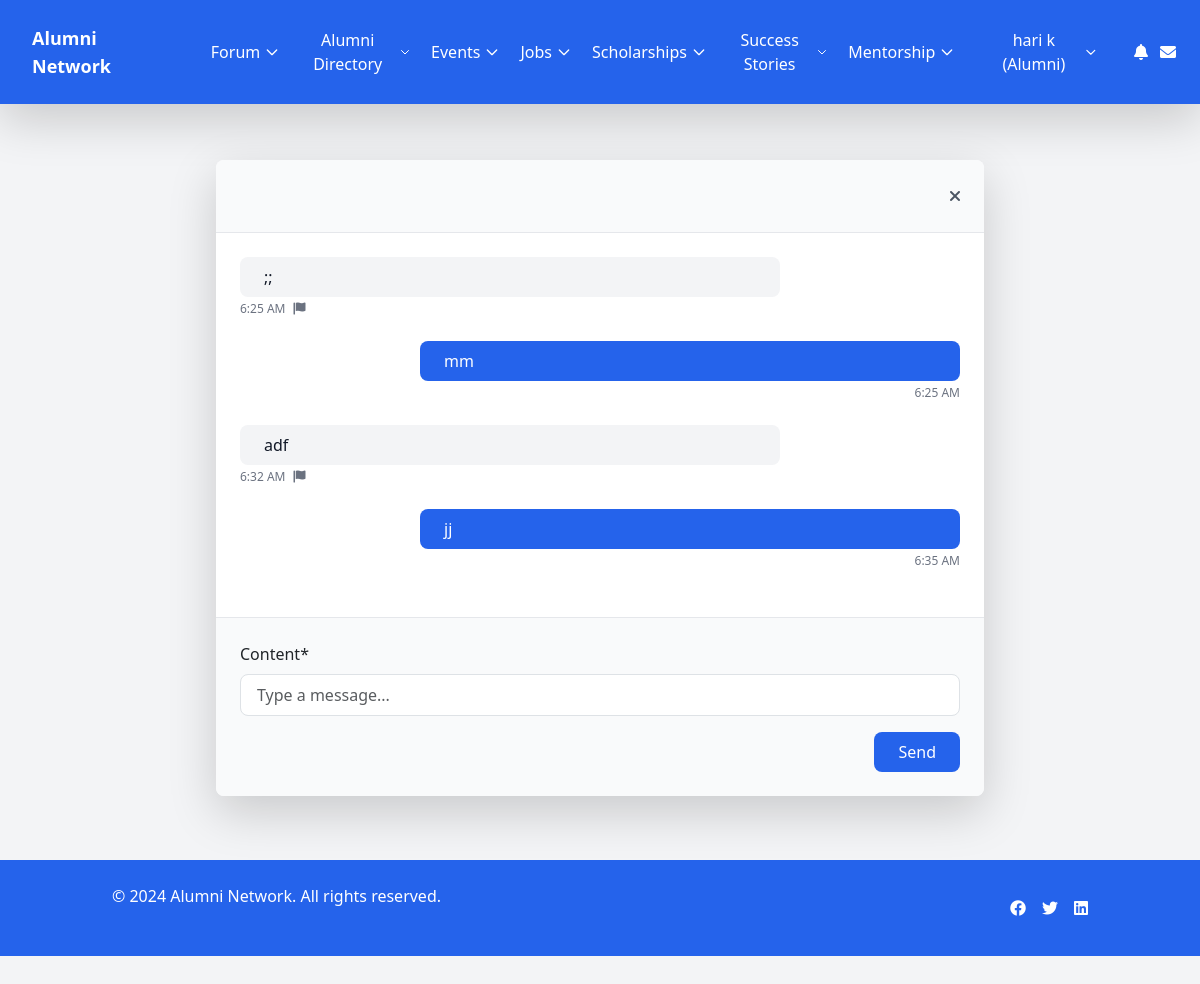
Screenshot of /messaging/conversation/2/ (signed in) with the database file from the repository.
### users/models.py (models this page shows, shortened)
class User(AbstractUser):
    USER_TYPES = (
        ('admin', 'Admin'),
        ('alumni', 'Alumni'),
        ('student', 'Student'),
    )
    INDUSTRY_CHOICES = (
        ('it', 'Information Technology'),
        ('finance', 'Finance'),
        ('healthcare', 'Healthcare'),
        ('education', 'Education'),
        ('manufacturing', 'Manufacturing'),
        ('retail', 'Retail'),
        ('consulting', 'Consulting'),
        ('marketing', 'Marketing'),
        ('other', 'Other')
    )
    AVAILABILITY_CHOICES = (
        ('available', 'Available for Mentorship'),
        ('limited', 'Limited Availability'),
        ('unavailable', 'Not Available'),
    )
    user_type = models.CharField(max_length=10, choices=USER_TYPES, default='student')
    profile_picture = models.ImageField(upload_to='profile_pics/', null=True, blank=True)
    bio = models.TextField(max_length=500, blank=True)
    graduation_year = models.IntegerField(null=True, blank=True)
    current_job_title = models.CharField(max_length=100, blank=True)
    current_company = models.CharField(max_length=100, blank=True)
    industry = models.CharField(max_length=20, choices=INDUSTRY_CHOICES, blank=True)
    years_of_experience = models.PositiveIntegerField(default=0)
    skills = models.TextField(help_text="Enter skills separated by commas", blank=True)
    achievements = models.TextField(blank=True)
    certifications = models.TextField(help_text="Enter certifications separated by commas", blank=True)
    linkedin_profile = models.URLField(max_length=200, blank=True)
    portfolio_link = models.URLField(max_length=200, blank=True)
    mentorship_availability = models.CharField(
        max_length=20,
        choices=AVAILABILITY_CHOICES,
        blank=True
    )

### messaging/models.py (models this page shows, shortened)
class Message(models.Model):
    conversation = models.ForeignKey(Conversation, related_name='messages', on_delete=models.CASCADE)
    sender = models.ForeignKey(settings.AUTH_USER_MODEL, related_name='sent_messages', on_delete=models.CASCADE)
    content = models.TextField()
    created_at = models.DateTimeField(auto_now_add=True)
    is_read = models.BooleanField(default=False)
    class Meta:
        ordering = ['created_at']

### messaging/views.py (the view)
# urls.py: path('conversation/<int:conversation_id>/', views.conversation_detail, name='conversation_detail'),
@login_required
def conversation_detail(request, conversation_id):
    conversation = get_object_or_404(Conversation, id=conversation_id, participants=request.user)
    if request.method == 'POST' and request.headers.get('X-Requested-With') == 'XMLHttpRequest':
        form = MessageForm(request.POST)
        if form.is_valid():
            message = form.save(commit=False)
            message.conversation = conversation
            message.sender = request.user
            message.save()
            return JsonResponse({
                'status': 'success',
                'message': {
                    'id': message.id,
                    'content': message.content,
                    'sender_id': message.sender.id,
                    'created_at': message.created_at.isoformat()
                }
            })
    else:
        form = MessageForm()
    return render(request, 'messaging/conversation_detail.html', {
        'conversation': conversation,
        'form': form
    })

### messaging/forms.py
class MessageForm(forms.ModelForm):
    class Meta:
        model = Message
        fields = ['content']
        widgets = {
            'content': forms.TextInput(attrs={
                'class': 'w-full px-3 py-2 border rounded-lg focus:outline-none focus:ring-2 focus:ring-blue-500',
                'placeholder': 'Type a message...'
            })
        }

### messaging/context_processors.py (called while the page is built)
def unread_message_count(request):
    if request.user.is_authenticated:
        count = Message.objects.filter(
            conversation__participants=request.user,
            sender__in=request.user.conversations.values_list('participants', flat=True),
            is_read=False
        ).exclude(sender=request.user).count()
        return {'unread_message_count': count}
    return {'unread_message_count': 0}

### notifications/context_processors.py (called while the page is built)
def notification_count(request):
    if request.user.is_authenticated:
        unread_count = request.user.notifications.filter(read=False).count()
        return {'unread_notification_count': unread_count}
    return {'unread_notification_count': 0}

### messaging/templates/messaging/conversation_detail.html (shortened to what this page needs)
{% extends "base.html" %}
{% load crispy_forms_tags %}
{% block content %}
<div class="container mx-auto px-4 py-8">
    <div class="max-w-3xl mx-auto">
        <div class="bg-white rounded-lg shadow-lg overflow-hidden">
            <div class="bg-gray-50 px-6 py-4 border-b">
                <div class="flex justify-between items-center">
                    <a href="{% url 'messaging:conversation_list' %}"
                       class="text-gray-600 hover:text-gray-900">
                        <i class="fas fa-times"></i>
                    </a>
                </div>
            </div>
            <div class="px-6 py-4 h-96 overflow-y-auto" id="messages-container">
                {% for message in conversation.messages.all %}
                    <div class="mb-4 {% if message.sender == request.user %}ml-auto{% endif %} max-w-[75%]" data-message-id="{{ message.id }}">
                        <div class="{% if message.sender == request.user %}bg-blue-600 text-white{% else %}bg-gray-100 text-gray-900{% endif %} rounded-lg px-4 py-2">
                            {{ message.content }}
                        </div>
                        <div class="flex items-center mt-1 {% if message.sender == request.user %}justify-end{% endif %}">
                            <span class="text-xs text-gray-500">
                                {{ message.created_at|date:"g:i A" }}
                            </span>
                            {% if message.sender != request.user %}
                                <button class="ml-2 text-xs text-gray-500 hover:text-red-600"
                                        onclick="window.location.href='{% url 'messaging:report_message' message.id %}'">
                                    <i class="fas fa-flag"></i>
                                </button>
                            {% endif %}
                        </div>
                    </div>
                {% endfor %}
            </div>
            <div class="px-6 py-4 bg-gray-50 border-t">
                <form method="post" id="message-form">
                    {{ form|crispy }}
                    <div class="mt-2 flex justify-end">
                        <button type="submit"
                                class="px-4 py-2 bg-blue-600 text-white rounded-lg hover:bg-blue-700">
                            Send
                        </button>
                    </div>
                </form>
            </div>
        </div>
    </div>
</div>
{% endblock %}

### templates/base.html (shortened to what this page needs)
<!DOCTYPE html>
<html lang="en">
<head>
    <script src="https://cdn.tailwindcss.com"></script>
    <link href="https://cdn.jsdelivr.net/npm/bootstrap@5.3.0/dist/css/bootstrap.min.css" rel="stylesheet">
    <link rel="stylesheet" href="https://cdnjs.cloudflare.com/ajax/libs/font-awesome/6.0.0/css/all.min.css">
</head>
<body class="bg-gray-100">
    <nav class="bg-blue-600 shadow-lg">
        <div class="max-w-7xl mx-auto px-4">
            <div class="flex justify-between">
                <div class="flex space-x-7">
                    <div>
                        <a href="/" class="flex items-center py-4 px-2">
                            <span class="font-semibold text-white text-lg">Alumni Network</span>
                        </a>
                    </div>
                    <div class="hidden md:flex items-center space-x-1">
                        {% if user.is_authenticated %}
                            <div class="relative group">
                                <button class="dropdown-button py-4 px-2 text-white hover:text-gray-200 inline-flex items-center">
                                    <span>Forum</span>
                                    <svg class="w-4 h-4 ml-1" fill="none" stroke="currentColor" viewBox="0 0 24 24">
                                        <path stroke-linecap="round" stroke-linejoin="round" stroke-width="2" d="M19 9l-7 7-7-7"></path>
                                    </svg>
                                </button>
                            </div>
                            <div class="relative group">
                                <button class="dropdown-button py-4 px-2 text-white hover:text-gray-200 inline-flex items-center">
                                    <span>Alumni Directory</span>
                                    <svg class="w-4 h-4 ml-1" fill="none" stroke="currentColor" viewBox="0 0 24 24">
                                        <path stroke-linecap="round" stroke-linejoin="round" stroke-width="2" d="M19 9l-7 7-7-7"></path>
                                    </svg>
                                </button>
                            </div>
                            <div class="relative group">
                                <button class="dropdown-button py-4 px-2 text-white hover:text-gray-200 inline-flex items-center">
                                    <span>Events</span>
                                    <svg class="w-4 h-4 ml-1" fill="none" stroke="currentColor" viewBox="0 0 24 24">
                                        <path stroke-linecap="round" stroke-linejoin="round" stroke-width="2" d="M19 9l-7 7-7-7"></path>
                                    </svg>
                                </button>
                            </div>
                            <div class="relative group">
                                <button class="dropdown-button py-4 px-2 text-white hover:text-gray-200 inline-flex items-center">
                                    <span>Jobs</span>
                                    <svg class="w-4 h-4 ml-1" fill="none" stroke="currentColor" viewBox="0 0 24 24">
                                        <path stroke-linecap="round" stroke-linejoin="round" stroke-width="2" d="M19 9l-7 7-7-7"></path>
                                    </svg>
                                </button>
                            </div>
                            <div class="relative group">
                                <button class="dropdown-button py-4 px-2 text-white hover:text-gray-200 inline-flex items-center">
                                    <span>Scholarships</span>
                                    <svg class="w-4 h-4 ml-1" fill="none" stroke="currentColor" viewBox="0 0 24 24">
                                        <path stroke-linecap="round" stroke-linejoin="round" stroke-width="2" d="M19 9l-7 7-7-7"></path>
                                    </svg>
                                </button>
                            </div>
                            <div class="relative group">
                                <button class="dropdown-button py-4 px-2 text-white hover:text-gray-200 inline-flex items-center">
                                    <span>Success Stories</span>
                                    <svg class="w-4 h-4 ml-1" fill="none" stroke="currentColor" viewBox="0 0 24 24">
                                        <path stroke-linecap="round" stroke-linejoin="round" stroke-width="2" d="M19 9l-7 7-7-7"></path>
                                    </svg>
                                </button>
                            </div>
                            {% if user.user_type == 'alumni' or user.user_type == 'student' %}
                            <div class="relative group">
                                <button class="dropdown-button py-4 px-2 text-white hover:text-gray-200 inline-flex items-center">
                                    <span>Mentorship</span>
                                    <svg class="w-4 h-4 ml-1" fill="none" stroke="currentColor" viewBox="0 0 24 24">
                                        <path stroke-linecap="round" stroke-linejoin="round" stroke-width="2" d="M19 9l-7 7-7-7"></path>
                                    </svg>
                                </button>
                            </div>
                            {% endif %}
                        {% endif %}
                    </div>
                </div>
                <div class="hidden md:flex items-center space-x-3">
                    {% if user.is_authenticated %}
                        <div class="relative group">
                            <button class="dropdown-button py-2 px-4 text-white hover:text-gray-200 inline-flex items-center">
                                <span>
                                    {% if user.get_full_name %}
                                        {{ user.get_full_name }}
                                    {% else %}
                                        {{ user.username }}
                                    {% endif %}
                                    {% if user.is_staff %}
                                        (Staff)
                                    {% elif user.user_type == 'alumni' %}
                                        (Alumni)
                                    {% elif user.user_type == 'student' %}
                                        (Student)
                                    {% endif %}
                                </span>
                                <svg class="w-4 h-4 ml-1" fill="none" stroke="currentColor" viewBox="0 0 24 24">
                                    <path stroke-linecap="round" stroke-linejoin="round" stroke-width="2" d="M19 9l-7 7-7-7"></path>
                                </svg>
                            </button>
                        </div>
                        <div class="relative">
                            <a href="{% url 'notifications:list' %}" class="text-white hover:text-gray-200">
                                <i class="fas fa-bell"></i>
                            </a>
                        </div>
                        <div class="relative">
                            <a href="{% url 'messaging:conversation_list' %}" class="text-white hover:text-gray-200">
                                <i class="fas fa-envelope"></i>
                            </a>
                        </div>
                    {% endif %}
                </div>
            </div>
        </div>
    </nav>
    <main class="container mx-auto mt-4 px-4">
        {% block content %}
        {% endblock %}
    </main>
    <footer class="bg-blue-600 text-white py-4 mt-8">
        <div class="container mx-auto px-4">
            <div class="flex flex-col md:flex-row justify-between items-center">
                <div class="mb-4 md:mb-0">
                    <p>&copy; 2024 Alumni Network. All rights reserved.</p>
                </div>
                <div class="flex space-x-4">
                    <a href="#" class="hover:text-gray-200"><i class="fab fa-facebook"></i></a>
                    <a href="#" class="hover:text-gray-200"><i class="fab fa-twitter"></i></a>
                    <a href="#" class="hover:text-gray-200"><i class="fab fa-linkedin"></i></a>
                </div>
            </div>
        </div>
    </footer>
</body>
</html>

### rows the page displays
User: get_full_name "hari k"
Message: content ";;", created_at "6:25 AM"
Message: content "mm", created_at "6:25 AM"
Message: content "adf", created_at "6:32 AM"
Message: content "jj", created_at "6:35 AM"
